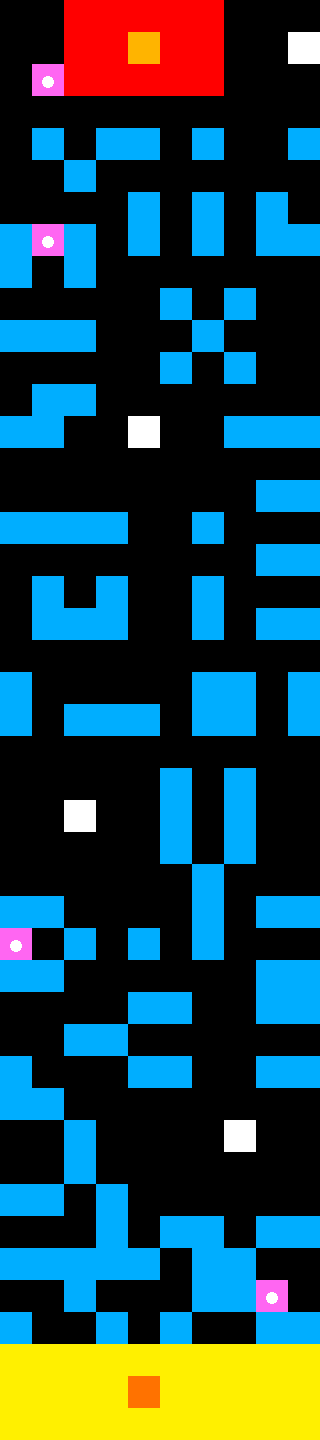

A 2D game scene composited from a Tiled map and its tileset images. What follows is a short description and the map's XML, with every tile layer's data as written:
An orthogonal 10x45 tile map with 32x32 px tiles, 3 tile layers (Ground, Player, Candle).

<map version="1.2" tiledversion="2019.11.12" orientation="orthogonal" renderorder="right-down" compressionlevel="-1" width="10" height="45" tilewidth="32" tileheight="32" infinite="0" nextlayerid="5" nextobjectid="1">
 <editorsettings>
  <export target="hard01.json" format="json" />
 </editorsettings>
 <tileset firstgid="1" source="tile.tsx" />
 <layer id="1" name="Ground" width="10" height="45">
  <data encoding="csv">
0,0,1,1,1,1,1,0,0,36,
0,0,1,1,1,1,1,0,0,35,
0,34,1,1,1,1,1,0,0,36,
0,0,0,0,0,0,0,0,0,0,
0,9,0,9,9,0,9,0,0,9,
0,0,9,0,0,0,0,0,0,0,
0,0,0,0,9,0,9,0,9,0,
9,34,9,0,9,0,9,0,9,9,
9,0,9,0,0,0,0,0,0,0,
0,0,0,0,0,9,0,9,0,0,
9,9,9,0,0,0,9,0,0,0,
0,0,0,0,0,9,0,9,0,0,
0,9,9,0,0,0,0,0,0,0,
9,9,0,0,35,36,0,9,9,9,
0,0,0,0,36,36,0,0,0,0,
0,0,0,0,0,0,0,0,9,9,
9,9,9,9,0,0,9,0,0,0,
0,0,0,0,0,0,0,0,9,9,
0,9,0,9,0,0,9,0,0,0,
0,9,9,9,0,0,9,0,9,9,
0,0,0,0,0,0,0,0,0,0,
9,0,0,0,0,0,9,9,0,9,
9,0,9,9,9,0,9,9,0,9,
0,0,0,0,0,0,0,0,0,0,
0,36,0,36,0,9,0,9,0,0,
0,0,35,0,0,9,0,9,0,0,
0,36,0,36,0,9,0,9,0,0,
0,0,0,0,0,0,9,0,0,0,
9,9,0,0,0,0,9,0,9,9,
34,0,9,0,9,0,9,0,0,0,
9,9,0,0,0,0,0,0,9,9,
0,0,0,0,9,9,0,0,9,9,
0,0,9,9,0,0,0,0,0,0,
9,0,0,0,9,9,0,0,9,9,
9,9,0,0,0,0,0,0,0,0,
0,0,9,0,0,0,36,35,36,0,
0,0,9,0,0,0,36,36,36,0,
9,9,0,9,0,0,0,0,0,0,
0,0,0,9,0,9,9,0,9,9,
9,9,9,9,9,0,9,9,0,0,
0,0,9,0,0,0,9,9,34,0,
9,0,0,9,0,9,0,0,9,9,
4,4,4,4,4,4,4,4,4,4,
4,4,4,4,4,4,4,4,4,4,
4,4,4,4,4,4,4,4,4,4
</data>
 </layer>
 <layer id="2" name="Player" width="10" height="45">
  <data encoding="csv">
0,0,0,0,0,0,0,0,0,0,
0,0,0,0,0,0,0,0,0,0,
0,0,0,0,0,0,0,0,0,0,
0,0,0,0,0,0,0,0,0,0,
0,0,0,0,0,0,0,0,0,0,
0,0,0,0,0,0,0,0,0,0,
0,0,0,0,0,0,0,0,0,0,
0,0,0,0,0,0,0,0,0,0,
0,0,0,0,0,0,0,0,0,0,
0,0,0,0,0,0,0,0,0,0,
0,0,0,0,0,0,0,0,0,0,
0,0,0,0,0,0,0,0,0,0,
0,0,0,0,0,0,0,0,0,0,
0,0,0,0,0,0,0,0,0,0,
0,0,0,0,0,0,0,0,0,0,
0,0,0,0,0,0,0,0,0,0,
0,0,0,0,0,0,0,0,0,0,
0,0,0,0,0,0,0,0,0,0,
0,0,0,0,0,0,0,0,0,0,
0,0,0,0,0,0,0,0,0,0,
0,0,0,0,0,0,0,0,0,0,
0,0,0,0,0,0,0,0,0,0,
0,0,0,0,0,0,0,0,0,0,
0,0,0,0,0,0,0,0,0,0,
0,0,0,0,0,0,0,0,0,0,
0,0,0,0,0,0,0,0,0,0,
0,0,0,0,0,0,0,0,0,0,
0,0,0,0,0,0,0,0,0,0,
0,0,0,0,0,0,0,0,0,0,
0,0,0,0,0,0,0,0,0,0,
0,0,0,0,0,0,0,0,0,0,
0,0,0,0,0,0,0,0,0,0,
0,0,0,0,0,0,0,0,0,0,
0,0,0,0,0,0,0,0,0,0,
0,0,0,0,0,0,0,0,0,0,
0,0,0,0,0,0,0,0,0,0,
0,0,0,0,0,0,0,0,0,0,
0,0,0,0,0,0,0,0,0,0,
0,0,0,0,0,0,0,0,0,0,
0,0,0,0,0,0,0,0,0,0,
0,0,0,0,0,0,0,0,0,0,
0,0,0,0,0,0,0,0,0,0,
0,0,0,0,0,0,0,0,0,0,
0,0,0,0,2,0,0,0,0,0,
0,0,0,0,0,0,0,0,0,0
</data>
 </layer>
 <layer id="3" name="Candle" width="10" height="45">
  <data encoding="csv">
0,0,0,0,0,0,0,0,0,0,
0,0,0,0,3,0,0,0,0,0,
0,0,0,0,0,0,0,0,0,0,
0,0,0,0,0,0,0,0,0,0,
0,0,0,0,0,0,0,0,0,0,
0,0,0,0,0,0,0,0,0,0,
0,0,0,0,0,0,0,0,0,0,
0,0,0,0,0,0,0,0,0,0,
0,0,0,0,0,0,0,0,0,0,
0,0,0,0,0,0,0,0,0,0,
0,0,0,0,0,0,0,0,0,0,
0,0,0,0,0,0,0,0,0,0,
0,0,0,0,0,0,0,0,0,0,
0,0,0,0,0,0,0,0,0,0,
0,0,0,0,0,0,0,0,0,0,
0,0,0,0,0,0,0,0,0,0,
0,0,0,0,0,0,0,0,0,0,
0,0,0,0,0,0,0,0,0,0,
0,0,0,0,0,0,0,0,0,0,
0,0,0,0,0,0,0,0,0,0,
0,0,0,0,0,0,0,0,0,0,
0,0,0,0,0,0,0,0,0,0,
0,0,0,0,0,0,0,0,0,0,
0,0,0,0,0,0,0,0,0,0,
0,0,0,0,0,0,0,0,0,0,
0,0,0,0,0,0,0,0,0,0,
0,0,0,0,0,0,0,0,0,0,
0,0,0,0,0,0,0,0,0,0,
0,0,0,0,0,0,0,0,0,0,
0,0,0,0,0,0,0,0,0,0,
0,0,0,0,0,0,0,0,0,0,
0,0,0,0,0,0,0,0,0,0,
0,0,0,0,0,0,0,0,0,0,
0,0,0,0,0,0,0,0,0,0,
0,0,0,0,0,0,0,0,0,0,
0,0,0,0,0,0,0,0,0,0,
0,0,0,0,0,0,0,0,0,0,
0,0,0,0,0,0,0,0,0,0,
0,0,0,0,0,0,0,0,0,0,
0,0,0,0,0,0,0,0,0,0,
0,0,0,0,0,0,0,0,0,0,
0,0,0,0,0,0,0,0,0,0,
0,0,0,0,0,0,0,0,0,0,
0,0,0,0,0,0,0,0,0,0,
0,0,0,0,0,0,0,0,0,0
</data>
 </layer>
</map>
